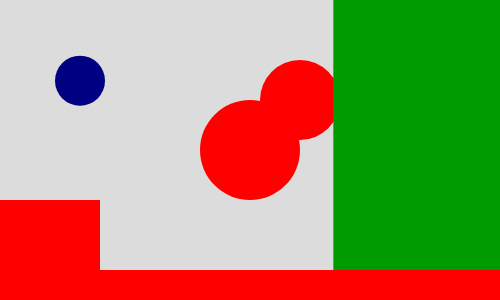
Frame 1 (no input)
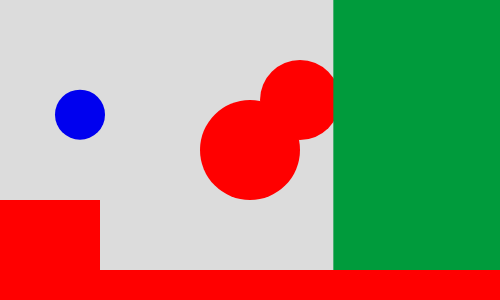
Frame 60 (no input)
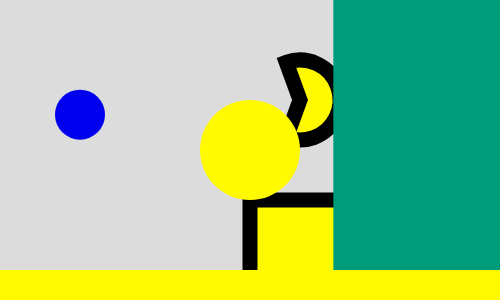
Frame 120 (the mouse pressed at the canvas centre since frame 60)

The p5.js sketch that drew these frames (run headless with seeded random() and noise() and a simulated clock; from frame 60 on, the mouse is pressed at the canvas centre):

// p5.js sketch
// ── sketch.js
// vordefinierte p5js Variablen
// mouseX -> Zahl - aktuelle Maus x-Position innerhalb vom canvas
// mouseY -> Zahl - aktuelle Maus y-Position innerhalb vom canvas
// width -> Zahl - Breite vom Canvas Element
// height -> Zahl - Hoehe vom Canvas Element
// frameCount -> Zahl - Zählt die Wiederholungen der function draw

function setup() {
  angleMode(DEGREES);
  createCanvas(500, 300);
  //createCanvas(displayWidth, displayHeight);
  
  
  // legt fest, wie oft je Sekunde
  // die function draw ausgeführt wird
  // Standdart: 60 fps
  frameRate(60);
}

function draw() {
  background(220);
  stroke(0);
  fill(255, mouseX, 0);
  strokeWeight(mouseY / 10);
  rect(mouseX, 200, 100, 100);

  arc(300, 100, 80, 80, mouseX, 360-mouseX, PIE);

  noStroke();
  // ellipse mittig im sketch positioniert
  // --> Position ist die Hälfte von width und height
  ellipse(width/2, height/2, 100, 100);

  // Rechteck an der Unterkante des Canvas positioniert mit Höhe 30px
  // --> y-Position ist die Höhe - 30
  rect(0, height-30, width, 30);

  // Rechteck Recht am Canvas anliegen 
  // Breite 1/3 des Canvas
  fill(0, 155, frameCount);
  rect(2*width/3, 0, width/3, height-30);

  // sin(frameCount)           --> -1 ... 1
  // sin(frameCount)+1         -->  0 ... 2
  // (sin(frameCount)+1) * 128 -->  0 ... 256
  fill(0, 0, (1 + sin(frameCount)) * 128);
  ellipse(80, 80 + sin(frameCount) * 40, 50, 50);
}
